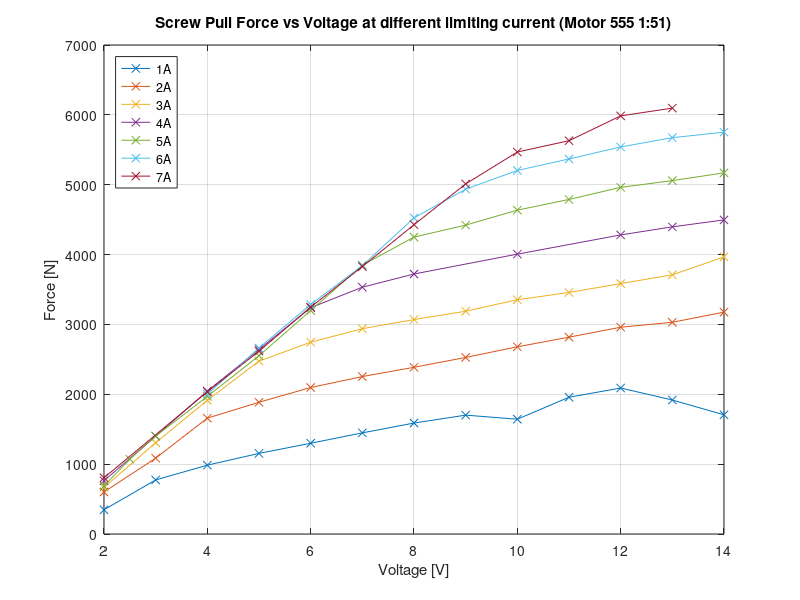

Write MATLAB code to recreate this figure.
clear
raw_data = csvread ("results.csv")

data_1000 = []
data_2000 = []
data_3000 = []
data_4000 = []
data_5000 = []
data_6000 = []
data_7000 = []

gear_ratio = 51

for data_line = raw_data'
  
  if (data_line(2) != gear_ratio)
    continue
  endif
  
  if (data_line(4) == 1000)
    data_1000 = [data_1000; data_line']
  endif
  if (data_line(4) == 2000)
    data_2000 = [data_2000; data_line']
  endif
  if (data_line(4) == 3000)
    data_3000 = [data_3000; data_line']
  endif
  if (data_line(4) == 4000)
    data_4000 = [data_4000; data_line']
  endif
  if (data_line(4) == 5000)
    data_5000 = [data_5000; data_line']
  endif
  if (data_line(4) == 6000)
    data_6000 = [data_6000; data_line']
  endif
  if (data_line(4) == 7000)
    data_7000 = [data_7000; data_line']
  endif
  
endfor

figure(1)
plot (
data_1000(:, 3)/1000,data_1000(:, 6),"-x",
data_2000(:, 3)/1000,data_2000(:, 6),"-x",
data_3000(:, 3)/1000,data_3000(:, 6),"-x",
data_4000(:, 3)/1000,data_4000(:, 6),"-x",
data_5000(:, 3)/1000,data_5000(:, 6),"-x",
data_6000(:, 3)/1000,data_6000(:, 6),"-x",
data_7000(:, 3)/1000,data_7000(:, 6),"-x"

)

xlabel ("Voltage [V]")
ylabel ("Force [N]");
legend ("1A","2A","3A","4A","5A","6A","7A", "location", "northwest");
title("Screw Pull Force vs Voltage at different limiting current (Motor 555 1:51)")
grid on
saveas(1,"plot_torque_current.jpg")

